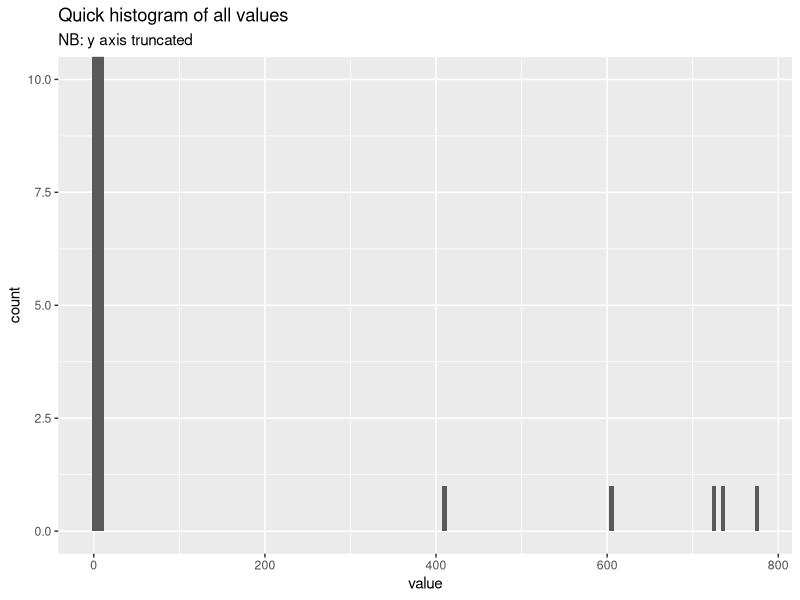

Write R code to recreate this figure.
## ---- chunk 1
library(tidyverse)
library(stringr)
library(forcats)
library(readxl)
library(knitr)
library(kableExtra) # striping
knitr::opts_chunk$set(echo = TRUE, comment = "")
## ---- chunk 2
dat <- read_excel("../data/ih-trial_results_20171020.xlsx", sheet = 1)
## ---- chunk 3
dat <- dat %>% 
  fill(sex, age, treatment)
## ---- chunk 4
dat <- dat %>% 
  mutate(subject = paste0("A", str_pad(subject, 3, "left", "0")))
## ---- chunk 5
dat %>%
  group_by(sex) %>%
  tally() %>% 
  kable(format = "html")
## ---- chunk 6
dat <- dat %>%
  mutate(sex = case_when(sex == "female nneutered" ~ "fn",
                         sex == "male entire" ~ "me",
                         sex == "MN" ~ "mn",
                         TRUE ~ sex))
## ---- chunk 7
dat <- dat %>% 
  tidyr::separate(sex, c("sex", "neuter_status"), 1)
## ---- chunk 8
dat <- dat %>%
  mutate(age = case_when(
                    str_detect(age, "month") ~ parse_number(age) / 12,
                    TRUE ~ parse_number(age)))
## ---- chunk 9
dat <- dat %>%
  tidyr::gather("week", "value", `week 1`:`week 4`) %>% 
  mutate(week = parse_number(week))
## ---- chunk 10
ggplot(dat, aes(x = value)) +
  geom_histogram(binwidth = 5) +
  coord_cartesian(ylim = c(0, 10)) + 
  labs(title = "Quick histogram of all values",
       subtitle = "NB: y axis truncated")
## ---- chunk 11
dat %>% 
  dplyr::filter(value > 50) %>% 
  dplyr::select(subject, week, rep, value) %>% 
  kable(format = "html")
## ---- chunk 12

dat <- dat %>%
  mutate(value = case_when(subject == "A006" &
                             week == 1 &
                             rep == 2 ~         6.04,
                           
                           subject == "A012" &
                             week == 2 &
                             rep == 2 ~         7.76,
                           
                           subject == "A012" &
                             week == 3 &
                             rep == 1 ~         7.23,
                           
                           subject == "A003" &
                             week == 4 &
                             rep == 2 ~         4.08,
                           
                           subject == "A004" &
                             week == 4 &
                             rep == 1 ~         7.37,
                           
                           TRUE ~               value))
  
## ---- chunk 13
write_csv(dat, "../data/ih-trial_results_20171020_tidy.csv")
